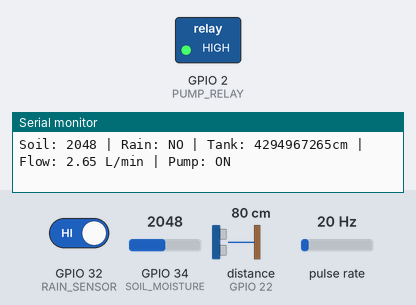
A sketch run on a simulated ESP32. Shown: switched loads named in the sketch (green lamp = pin HIGH), the last lines printed to the serial monitor. Wiring (inferred from the names in the program): pulse sensor: data GPIO 21. Inputs (shaded band) come from the test bench; at power-on: GPIO 34 (SOIL_MOISTURE) = 2048, GPIO 32 (RAIN_SENSOR) HIGH, distance to the obstacle (sensor on GPIO 22) 80 cm, pulse rate 20 Hz. The echo pulse lasts 58.3 µs per cm; WiFi joins after 1.5 s; servers stay silent unless stated.

Above: at 2.7 s.
2.8 s: GPIO 34 (SOIL_MOISTURE) set to 753
4.7 s: GPIO 34 (SOIL_MOISTURE) set to 641
At 6.6 s:
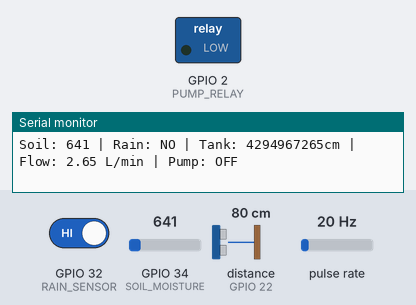
Timing chart, 0 to 8.1 s (numbered marks = the images above; inputs shaded):
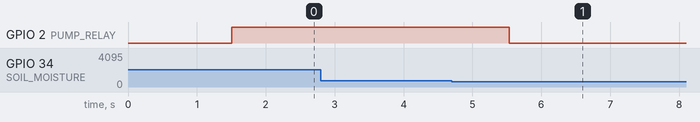

Measured:
- the behaviour switches between 701 and 700 on GPIO 34 (SOIL_MOISTURE) (found by bisection; images 0 and 1)
- after the input at 4.7 s, GPIO 2 (PUMP_RELAY): HIGH → LOW after 0.83 s

The sketch:

Soil_irrigation.ino
```cpp
#include <WiFi.h>
#include <WebServer.h>
#include <NewPing.h>
#include <DHT.h>

// Pin Definitions
#define TRIGGER_PIN 23      // Change this as per your ESP32 setup
#define ECHO_PIN 22         // Change this as per your ESP32 setup
#define FLOW_SENSOR 21      // Change this as per your ESP32 setup
#define SOIL_MOISTURE 34    // Use an ADC pin on ESP32
#define RAIN_SENSOR 32      // Change this as per your ESP32 setup
#define PUMP_RELAY 2       // Change this as per your ESP32 setup
#define DHT_PIN 25          // Pin connected to the DHT22 sensor
#define DHT_TYPE DHT22      // DHT22 sensor type

// Constants
#define MAX_DISTANCE 200
#define TANK_HEIGHT 50
#define DRY_SOIL 700
#define WET_SOIL 300
#define RAIN_THRESHOLD 500

// WiFi Credentials
const char* ssid = "LAPTOP-U3UKOTIH 5306";
const char* password = "S276<5d1";

// Global Variables
volatile int flowPulseCount = 0;
float flowRate = 0.0;
unsigned int totalMilliliters = 0;
unsigned long oldTime = 0;
int soilValue = 0;
bool isRaining = false;
unsigned int waterLevel = 0;
bool needsWater = false;

WebServer server(80);
NewPing sonar(TRIGGER_PIN, ECHO_PIN, MAX_DISTANCE);
DHT dht(DHT_PIN, DHT_TYPE);  // Initialize DHT sensor

void IRAM_ATTR pulseCounter() {
  flowPulseCount++;
}

void setup() {
  Serial.begin(115200);

  // Initialize pins
  pinMode(FLOW_SENSOR, INPUT_PULLUP);
  pinMode(RAIN_SENSOR, INPUT);
  pinMode(PUMP_RELAY, OUTPUT);
  digitalWrite(PUMP_RELAY, LOW);

  // Connect to WiFi
  WiFi.begin(ssid, password);
  Serial.print("Connecting to WiFi");
  while (WiFi.status() != WL_CONNECTED) {
    delay(500);
    Serial.print(".");
  }
  Serial.println("\nConnected! IP address: ");
  Serial.println(WiFi.localIP());

  // Attach interrupt for flow sensor
  attachInterrupt(digitalPinToInterrupt(FLOW_SENSOR), pulseCounter, FALLING);

  // Initialize DHT sensor
  dht.begin();

  // Set up web server
  server.on("/", handleRoot);
  server.on("/data", handleData);
  server.begin();
  Serial.println("HTTP server started");
}

void loop() {
  // Read sensors
  soilValue = analogRead(SOIL_MOISTURE);
  isRaining = digitalRead(RAIN_SENSOR) == LOW;

  // Calculate water level
  unsigned int waterDistance = sonar.ping_cm();
  waterLevel = TANK_HEIGHT - waterDistance;

  // Calculate flow rate
  if (millis() - oldTime >= 1000) {
    detachInterrupt(digitalPinToInterrupt(FLOW_SENSOR));
    flowRate = ((1000.0 / (millis() - oldTime)) * flowPulseCount) / 7.5;
    oldTime = millis();
    float milliliters = (flowRate / 60) * 1000;
    totalMilliliters += milliliters;
    flowPulseCount = 0;
    attachInterrupt(digitalPinToInterrupt(FLOW_SENSOR), pulseCounter, FALLING);
  }

  // Control pump
  needsWater = soilValue > DRY_SOIL && !isRaining && waterLevel > 10;
  digitalWrite(PUMP_RELAY, needsWater ? HIGH : LOW);

  // Handle web requests
  server.handleClient();

  // Serial output for debugging
  Serial.print("Soil: ");
  Serial.print(soilValue);
  Serial.print(" | Rain: ");
  Serial.print(isRaining ? "YES" : "NO");
  Serial.print(" | Tank: ");
  Serial.print(waterLevel);
  Serial.print("cm | Flow: ");
  Serial.print(flowRate);
  Serial.print(" L/min | Pump: ");
  Serial.println(needsWater ? "ON" : "OFF");

  delay(1000);
}

void handleRoot() {
  // Read temperature and humidity from DHT22
  float temperature = dht.readTemperature();
  float humidity = dht.readHumidity();

  // Prepare the HTML page with the sensor data
  String html = R"=====(
<!DOCTYPE html>
<html lang="en">
<head>
  <meta charset="UTF-8">
  <meta name="viewport" content="width=device-width, initial-scale=1.0">
  <title>Smart Irrigation System</title>
  <meta http-equiv="refresh" content="5">
  <style>
    body {
      font-family: 'Arial', sans-serif;
      background-color: #f4f4f4;
      margin: 0;
      padding: 0;
      color: #333;
    }
    header {
      background-color: #4CAF50;
      color: white;
      text-align: center;
      padding: 20px;
      font-size: 2em;
      font-weight: bold;
    }
    .container {
      display: flex;
      flex-wrap: wrap;
      justify-content: space-evenly;
      padding: 20px;
    }
    .sensor {
      background: #fff;
      padding: 20px;
      margin: 15px;
      border-radius: 8px;
      box-shadow: 0 2px 8px rgba(0, 0, 0, 0.1);
      width: 300px;
      text-align: center;
      transition: transform 0.2s;
    }
    .sensor:hover {
      transform: scale(1.05);
    }
    .gauge {
      height: 25px;
      background: #ddd;
      border-radius: 10px;
      margin: 10px 0;
      overflow: hidden;
    }
    .gauge-fill {
      height: 100%;
      background: #4CAF50;
    }
    .pump-status {
      color: white;
      padding: 10px 20px;
      border-radius: 5px;
      margin-top: 10px;
    }
    .pump-on { background: #4CAF50; }
    .pump-off { background: #F44336; }
    .rain-yes { color: #2196F3; font-weight: bold; }
    .rain-no { color: #FF9800; }
    .sensor h2 {
      font-size: 1.2em;
      margin: 10px 0;
    }
    .sensor p {
      font-size: 1em;
      margin: 5px 0;
    }
    .footer {
      background-color: #333;
      color: white;
      text-align: center;
      padding: 10px;
      position: fixed;
      width: 100%;
      bottom: 0;
    }
    @media (max-width: 768px) {
      .container {
        flex-direction: column;
        align-items: center;
      }
      .sensor {
        width: 90%;
        margin: 10px 0;
      }
    }
  </style>
</head>
<body>
  <header>
    Smart Irrigation System Dashboard
  </header>

  <div class="container">
    <div class="sensor">
      <h2>Soil Moisture</h2>
      <div class="gauge">
        <div class="gauge-fill" style="width: %SOIL_PERCENT%%"></div>
      </div>
      <p>Value: %SOIL% (Dry > %DRY_SOIL%, Wet < %WET_SOIL%)</p>
    </div>

    <div class="sensor">
      <h2>Water Tank</h2>
      <div class="gauge">
        <div class="gauge-fill" style="width: %TANK_PERCENT%%"></div>
      </div>
      <p>%TANK_LEVEL% cm / %TANK_HEIGHT% cm</p>
    </div>

    <div class="sensor">
      <h2>Temperature: %TEMP% °C</h2>
      <h2>Humidity: %HUMIDITY% %</h2>
    </div>

    <div class="sensor">
      <h2>Water Flow</h2>
      <p>Flow Rate: %FLOW_RATE% L/min</p>
      <p>Total Used: %TOTAL_WATER% mL</p>
    </div>

    <div class="sensor">
      <h2>Rain: <span class="%RAIN_CLASS%">%RAIN%</span></h2>
    </div>

    <div class="sensor">
      <h2>🚿 Pump Status</h2>
      <div class="pump-status %PUMP_CLASS%">%PUMP_STATUS%</div>
    </div>
  </div>

  <div class="footer">
    Auto-refreshing | IP: %IP% | %DATE%
  </div>

  <script>
    function updateTime() {
      const now = new Date();
      document.getElementById('datetime').innerText = now.toLocaleString();
    }
    setInterval(updateTime, 1000);
    updateTime();
  </script>
</body>
</html>
)=====";

  // Replace placeholders with actual values
  html.replace("%SOIL%", String(soilValue));
  html.replace("%SOIL_PERCENT%", String(map(soilValue, DRY_SOIL, WET_SOIL, 0, 100)));
  html.replace("%TANK_LEVEL%", String(waterLevel));
  html.replace("%TANK_PERCENT%", String(map(waterLevel, 0, TANK_HEIGHT, 0, 100)));
  html.replace("%FLOW_RATE%", String(flowRate, 2));
  html.replace("%TOTAL_WATER%", String(totalMilliliters));
  html.replace("%RAIN%", isRaining ? "Detected" : "Not Detected");
  html.replace("%RAIN_CLASS%", isRaining ? "rain-yes" : "rain-no");
  html.replace("%PUMP_STATUS%", needsWater ? "ACTIVE" : "INACTIVE");
  html.replace("%PUMP_CLASS%", needsWater ? "pump-on" : "pump-off");
  html.replace("%TEMP%", String(temperature, 1));
  html.replace("%HUMIDITY%", String(humidity, 1));
  html.replace("%IP%", WiFi.localIP().toString());
  html.replace("%DATE%", "<span id='datetime'></span>");

  server.send(200, "text/html", html);
}

void handleData() {
  String json = "{";
  json += "\"soil\":" + String(soilValue) + ",";
  json += "\"tank_level\":" + String(waterLevel) + ",";
  json += "\"flow_rate\":" + String(flowRate, 2) + ",";
  json += "\"total_water\":" + String(totalMilliliters) + ",";
  json += "\"rain\":" + String(isRaining ? 1 : 0) + ",";
  json += "\"pump\":" + String(needsWater ? 1 : 0);
  json += "}";

  server.send(200, "application/json", json);
}
```
